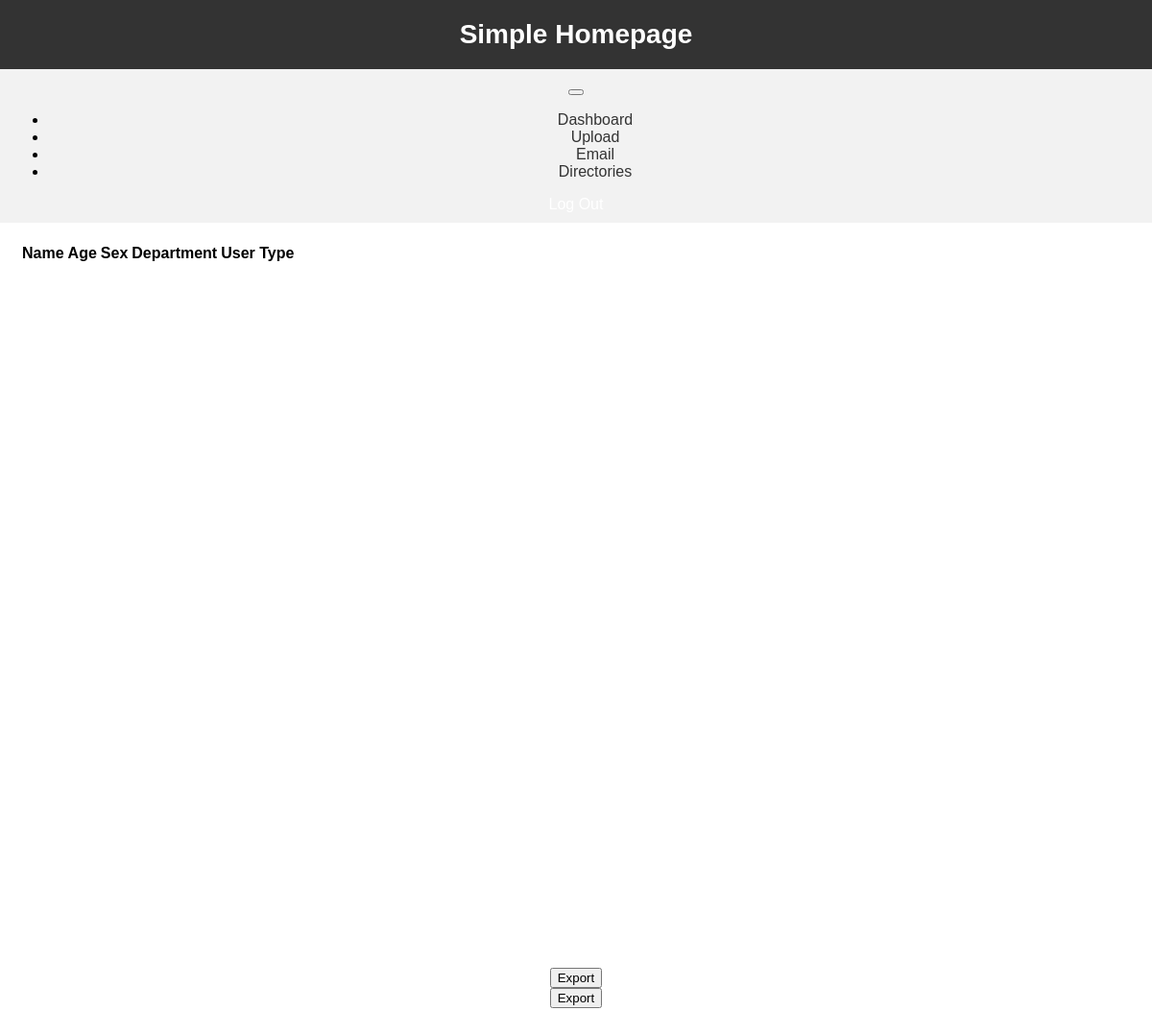
Before: / with the older database file.
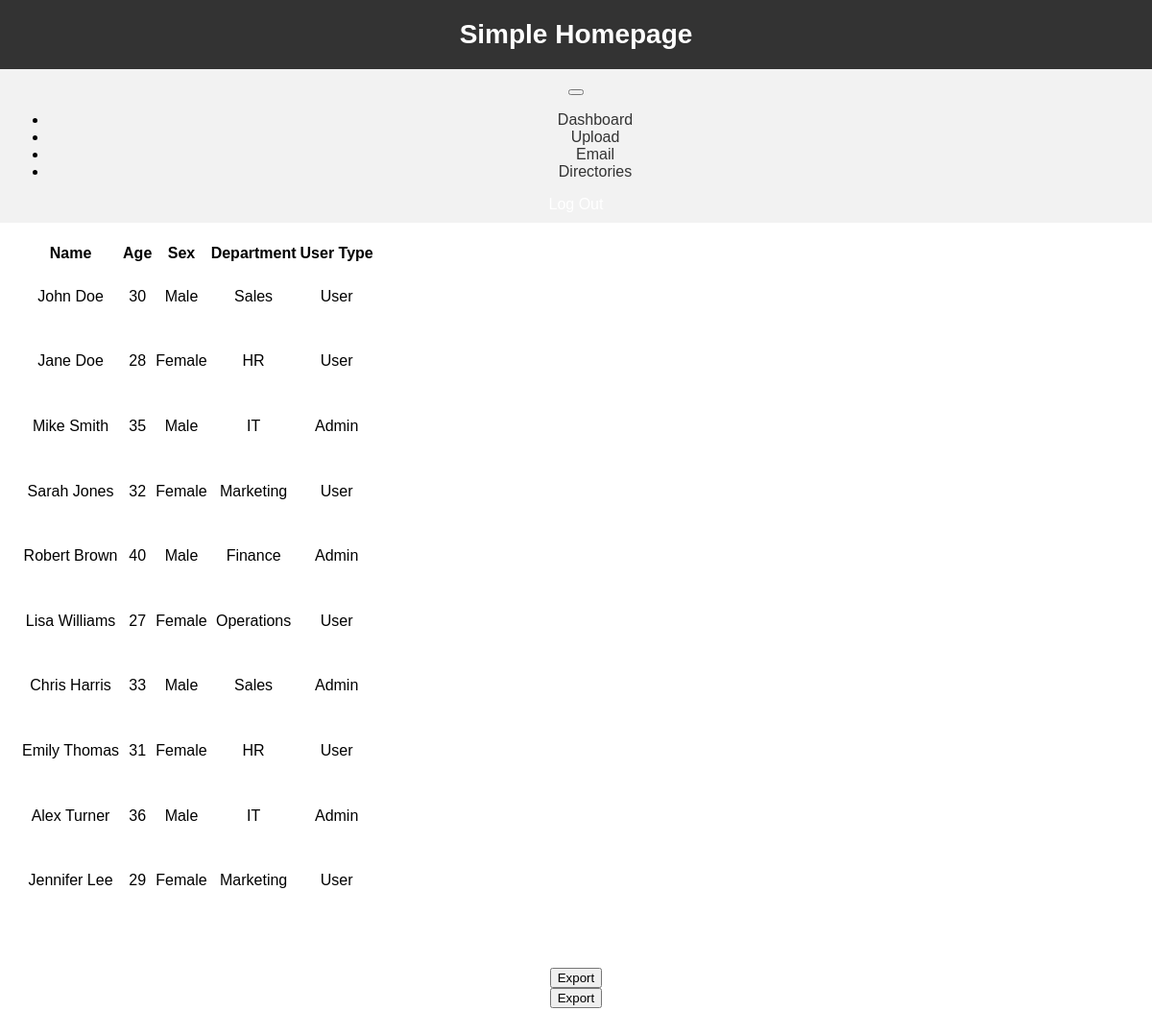
After: the same page with the newer database file.
### tables this page shows
CREATE TABLE `employee_login` (
  `id` int NOT NULL AUTO_INCREMENT,
  `name` varchar(45) DEFAULT NULL,
  `username` varchar(45) DEFAULT NULL,
  `password` varchar(45) DEFAULT NULL,
  `age` varchar(45) DEFAULT NULL,
  `sex` varchar(45) DEFAULT NULL,
  `department` varchar(45) DEFAULT NULL,
  `userType` varchar(45) DEFAULT 'User',
  PRIMARY KEY (`id`)
);

### index.php (the view, shortened to what this page needs)
<?php
  require_once 'config/connection.php';
  $display_all = "SELECT * FROM employee_login";
  $query = mysqli_query($connection, $display_all);
?>
<!DOCTYPE html>
<html>
<head>
    <link href="styles/style.css" rel="stylesheet">
</head>
<body>
  <main>
  <div class="container">
    <table class="table table-striped" style="overflow: auto; height: 700px">
      <thead class="thead-dark">
        <tr>
          <th>Name</th>
          <th>Age</th>
          <th>Sex</th>
          <th>Department</th>
          <th>User Type</th>
        </tr>
      </thead>
      <tbody>
        <tr>
        <?php while($rows = mysqli_fetch_array($query)){ ?>
          <td><?php echo $rows['name']; ?></td>
          <td><?php echo $rows['age']; ?></td>
          <td><?php echo $rows['sex']; ?></td>
          <td><?php echo $rows['department']; ?></td>
          <td><?php echo $rows['userType']; ?></td>
        </tr>
        <?php } ?>
      </tbody>
    </table>
  </div>
  </main>
  <br><br>
<center>
  <div class="container">
    <div class="row btn-container">
      <div class="col">
      <form method="post" action="export.php">
      <input type="submit" name="export" class="btn btn-success" value="Export" />
      </form>
      </div>
      <div class="col">
      <form method="post" action="email.php">
      <input type="submit" name="export" class="btn btn-success" value="Export" />
      </form>
      </div>
    </div>
  </div>
  </center>
<br><br><br>
</body>
</html>

### styles/style.css (style rules this page uses)
body { font-family: Arial, sans-serif; margin: 0; padding: 0; }
header { background-color: #333; color: #fff; padding: 20px; text-align: center; }
h1 { margin: 0; font-size: 28px; }
nav { background-color: #f2f2f2; text-align: center; padding: 10px; }
nav a { text-decoration: none; color: #333; padding: 10px; }
main { padding: 20px; text-align: center; }

Changed rows visible on the page:
added employee_login: name "John Doe", age "30", sex "Male", department "Sales", userType "User"
added employee_login: name "Jane Doe", age "28", sex "Female", department "HR", userType "User"
added employee_login: name "Mike Smith", age "35", sex "Male", department "IT", userType "Admin"
added employee_login: name "Sarah Jones", age "32", sex "Female", department "Marketing", userType "User"
added employee_login: name "Robert Brown", age "40", sex "Male", department "Finance", userType "Admin"
added employee_login: name "Lisa Williams", age "27", sex "Female", department "Operations", userType "User"
added employee_login: name "Chris Harris", age "33", sex "Male", department "Sales", userType "Admin"
added employee_login: name "Emily Thomas", age "31", sex "Female", department "HR", userType "User"
added employee_login: name "Alex Turner", age "36", sex "Male", department "IT", userType "Admin"
added employee_login: name "Jennifer Lee", age "29", sex "Female", department "Marketing", userType "User"
